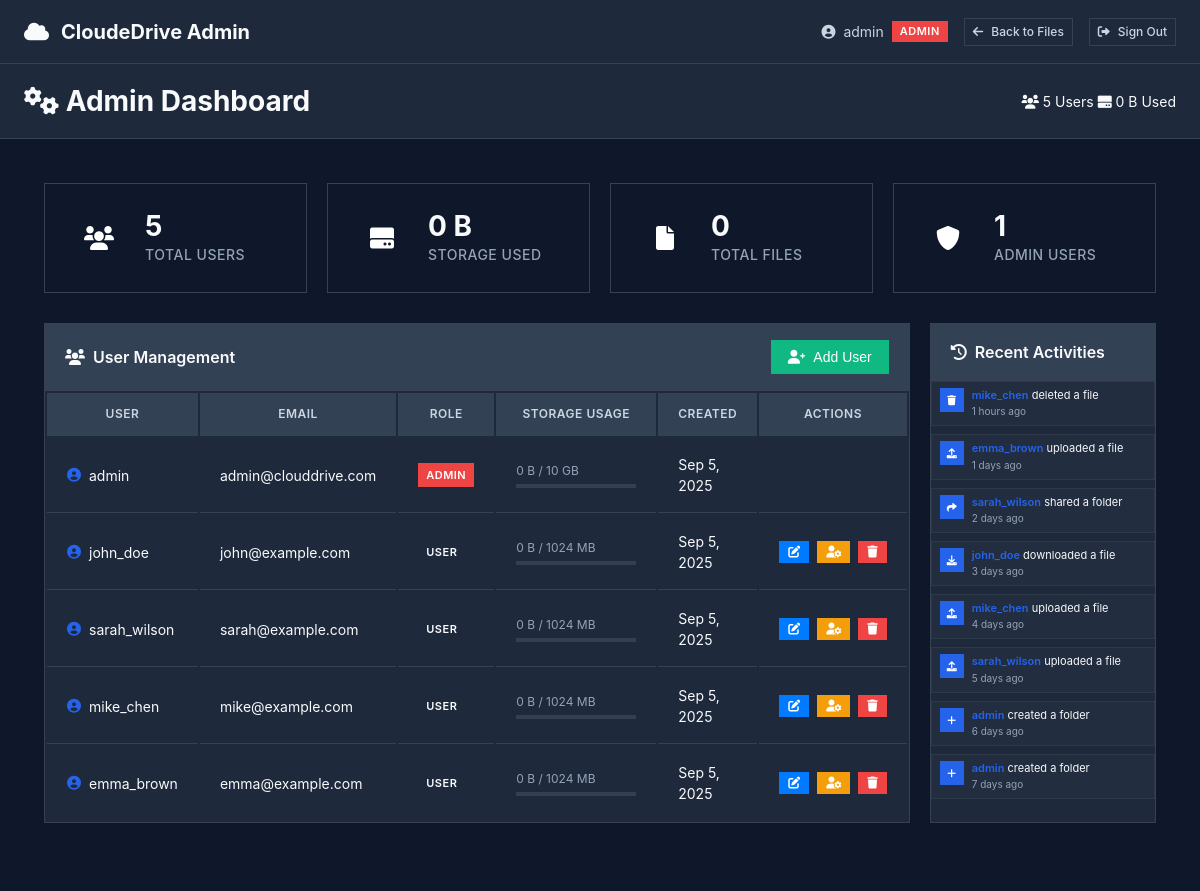
/admin.php (signed in), run on the app's committed database.
### tables this page shows
CREATE TABLE `users` (
  `id` int(11) NOT NULL,
  `username` varchar(50) NOT NULL,
  `email` varchar(100) NOT NULL,
  `password` varchar(255) NOT NULL,
  `role` enum('admin','user') DEFAULT 'user',
  `storage_limit` bigint(20) DEFAULT 10737418240,
  `used_storage` bigint(20) DEFAULT 0,
  `created_at` timestamp NOT NULL DEFAULT current_timestamp(),
  `updated_at` timestamp NOT NULL DEFAULT current_timestamp() ON UPDATE current_timestamp()
);

CREATE TABLE `activity_logs` (
  `id` int(11) NOT NULL,
  `user_id` int(11) NOT NULL,
  `action` varchar(100) NOT NULL,
  `resource_type` enum('file','folder') NOT NULL,
  `resource_id` int(11) NOT NULL,
  `details` longtext DEFAULT NULL CHECK (json_valid(`details`)),
  `ip_address` varchar(45) DEFAULT NULL,
  `user_agent` text DEFAULT NULL,
  `created_at` timestamp NOT NULL DEFAULT current_timestamp()
);

### config/database.php (called while the page is built, shortened)
<?php
class Database {
    private $host = 'localhost';
    private $db_name = 'cloude_drive';
    private $username = 'root';
    private $password = '';
    private $conn = null;
    public function connect() {
        try {
            $this->conn = new PDO(
                "mysql:host=" . $this->host . ";dbname=" . $this->db_name . ";charset=utf8mb4",
                $this->username,
                $this->password,
                [
                    PDO::ATTR_ERRMODE => PDO::ERRMODE_EXCEPTION,
                    PDO::ATTR_DEFAULT_FETCH_MODE => PDO::FETCH_ASSOC,
                    PDO::ATTR_EMULATE_PREPARES => false,
                    PDO::MYSQL_ATTR_INIT_COMMAND => "SET NAMES utf8mb4 COLLATE utf8mb4_unicode_ci"
                ]
            );
        } catch(PDOException $e) {
            error_log("Connection failed: " . $e->getMessage());
            throw new Exception("Database connection failed");
        }
        return $this->conn;
    }
}
function getDBConnection() {
    $database = new Database();
    return $database->connect();
}
?>

### classes/User.php (called while the page is built, shortened)
<?php
require_once __DIR__ . '/../config/database.php';
class User {
    private $conn;
    public function __construct() {
        $this->conn = getDBConnection();
    }
    public function getAllUsers() {
        try {
            $stmt = $this->conn->prepare("SELECT id, username, email, role, storage_limit, used_storage, created_at FROM users ORDER BY created_at DESC");
            $stmt->execute();
            return $stmt->fetchAll();
        } catch (Exception $e) {
            error_log("Get users error: " . $e->getMessage());
            return [];
        }
    }
    public function getTotalUsers() {
        try {
            $stmt = $this->conn->prepare("SELECT COUNT(*) as total FROM users");
            $stmt->execute();
            $result = $stmt->fetch();
            return $result['total'] ?? 0;
        } catch (Exception $e) {
            error_log("Get total users error: " . $e->getMessage());
            return 0;
        }
    }
    public function getUserById($userId) {
        try {
            $stmt = $this->conn->prepare("SELECT id, username, email, role, storage_limit, used_storage, created_at FROM users WHERE id = ?");
            $stmt->execute([$userId]);
            return $stmt->fetch();
        } catch (Exception $e) {
            error_log("Get user by ID error: " . $e->getMessage());
            return false;
        }
    }
}
?>

### admin.php (the view, shortened to what this page needs)
<?php
require_once 'config/database.php';
require_once 'classes/User.php';
$pdo = getDBConnection();
$user = new User();
$currentUser = $user->getUserById($_SESSION['user_id']);
$totalUsers = $user->getTotalUsers();
$allUsers = $user->getAllUsers();
$totalStorageUsed = 0;
foreach ($allUsers as $userData) {
    $totalStorageUsed += $userData['used_storage'] ?? 0;
}
try {
    $stmt = $pdo->prepare("
        SELECT al.*, u.username
        FROM activity_logs al
        LEFT JOIN users u ON al.user_id = u.id
        ORDER BY al.created_at DESC
        LIMIT 20
    ");
    $stmt->execute();
    $recentActivities = $stmt->fetchAll(PDO::FETCH_ASSOC);
} catch(PDOException $e) {
    $recentActivities = [];
}
?>
<!DOCTYPE html>
<html lang="en">
<head>
    <link href="https://cdnjs.cloudflare.com/ajax/libs/font-awesome/6.0.0/css/all.min.css" rel="stylesheet">
    <link href="assets/css/style.css" rel="stylesheet">
</head>
<body>
    <div class="main-layout">
        <nav class="navbar-professional">
            <div class="navbar-content">
                <a href="admin.php" class="navbar-brand">
                    <i class="fas fa-cloud"></i>
                    CloudeDrive Admin
                </a>
                <div class="navbar-actions">
                    <div class="user-info">
                        <i class="fas fa-user-circle"></i>
                        <span><?php echo htmlspecialchars($currentUser['username']); ?></span>
                        <span class="admin-badge">Admin</span>
                    </div>
                    <a href="index.php" class="btn-professional btn-outline btn-sm">
                        <i class="fas fa-arrow-left"></i>
                        Back to Files
                    </a>
                    <a href="api/logout.php" class="btn-professional btn-outline btn-sm">
                        <i class="fas fa-sign-out-alt"></i>
                        Sign Out
                    </a>
                </div>
            </div>
        </nav>
        <div class="toolbar">
            <div class="toolbar-content">
                <div class="toolbar-left">
                    <h1 class="page-title">
                        <i class="fas fa-cogs"></i>
                        Admin Dashboard
                    </h1>
                </div>
                <div class="toolbar-right">
                    <div class="stats-summary">
                        <span class="stat-item">
                            <i class="fas fa-users"></i>
                            <?php echo $totalUsers; ?> Users
                        </span>
                        <span class="stat-item">
                            <i class="fas fa-hdd"></i>
                            <?php echo formatFileSize($totalStorageUsed); ?> Used
                        </span>
                    </div>
                </div>
            </div>
        </div>
        <div class="main-content">
            <div class="container-professional">
            <div class="stats-grid">
                <div class="stat-card">
                    <div class="stat-icon">
                        <i class="fas fa-users"></i>
                    </div>
                    <div class="stat-content">
                        <div class="stat-number"><?php echo $totalUsers; ?></div>
                        <div class="stat-label">Total Users</div>
                    </div>
                </div>
                <div class="stat-card">
                    <div class="stat-icon">
                        <i class="fas fa-hdd"></i>
                    </div>
                    <div class="stat-content">
                        <div class="stat-number"><?php echo formatFileSize($totalStorageUsed); ?></div>
                        <div class="stat-label">Storage Used</div>
                    </div>
                </div>
                <div class="stat-card">
                    <div class="stat-icon">
                        <i class="fas fa-file"></i>
                    </div>
                    <div class="stat-content">
                        <div class="stat-number">
                            <?php
                            $fileCount = 0;
                            echo $fileCount;
                            ?>
                        </div>
                        <div class="stat-label">Total Files</div>
                    </div>
                </div>
                <div class="stat-card">
                    <div class="stat-icon">
                        <i class="fas fa-shield-alt"></i>
                    </div>
                    <div class="stat-content">
                        <div class="stat-number">
                            <?php echo count(array_filter($allUsers, function($u) { return $u['role'] === 'admin'; })); ?>
                        </div>
                        <div class="stat-label">Admin Users</div>
                    </div>
                </div>
            </div>
            <div style="display: grid; grid-template-columns: 2fr 1fr; gap: 20px;">
                <div class="card-professional">
                    <div class="card-header">
                        <div class="card-title">
                            <i class="fas fa-users"></i>
                            User Management
                        </div>
                        <button class="btn-professional btn-success" onclick="showAddUserModal()">
                            <i class="fas fa-user-plus"></i>
                            Add User
                        </button>
                    </div>
                    <div class="card-body">
                        <div class="table-container">
                            <table class="table-professional">
                                <thead>
                                    <tr>
                                        <th>User</th>
                                        <th>Email</th>
                                        <th>Role</th>
                                        <th>Storage Usage</th>
                                        <th>Created</th>
                                        <th>Actions</th>
                                    </tr>
                                </thead>
                                <tbody>
                                    <?php foreach ($allUsers as $userData): ?>
                                    <tr>
                                        <td>
                                            <div class="d-flex align-items-center">
                                                <i class="fas fa-user-circle" style="margin-right: 8px; color: var(--primary-color);"></i>
                                                <span><?php echo htmlspecialchars($userData['username']); ?></span>
                                            </div>
                                        </td>
                                        <td><?php echo htmlspecialchars($userData['email']); ?></td>
                                        <td>
                                            <span class="badge-professional <?php echo $userData['role'] === 'admin' ? 'badge-danger' : 'badge-primary'; ?>">
                                                <?php echo ucfirst($userData['role']); ?>
                                            </span>
                                        </td>
                                        <td>
                                            <div class="storage-usage">
                                                <div class="storage-text">
                                                    <?php echo formatFileSize($userData['used_storage'] ?? 0); ?> /
                                                    <?php echo formatFileSize($userData['storage_limit'] ?? DEFAULT_USER_STORAGE_LIMIT); ?>
                                                </div>
                                                <div class="progress-bar-container">
                                                </div>
                                            </div>
                                        </td>
                                        <td><?php echo date('M j, Y', strtotime($userData['created_at'])); ?></td>
                                        <td>
                                            <?php if ($userData['id'] != $currentUser['id']): ?>
                                            <div class="d-flex" style="gap: 8px;">
                                                <button class="btn-professional btn-primary btn-sm" onclick="editUser(<?php echo $userData['id']; ?>, '<?php echo htmlspecialchars($userData['username'], ENT_QUOTES); ?>', '<?php echo htmlspecialchars($userData['email'], ENT_QUOTES); ?>', '<?php echo $userData['role']; ?>', <?php echo $userData['storage_limit']; ?>)" title="Edit User">
                                                    <i class="fas fa-edit"></i>
                                                </button>
                                                <button class="btn-professional btn-warning btn-sm" onclick="toggleUserRole(<?php echo $userData['id']; ?>, '<?php echo $userData['role']; ?>')" title="Toggle Role">
                                                    <i class="fas fa-user-cog"></i>
                                                </button>
                                                <button class="btn-professional btn-danger btn-sm" onclick="deleteUser(<?php echo $userData['id']; ?>)" title="Delete User">
                                                    <i class="fas fa-trash"></i>
                                                </button>
                                            </div>
                                            <?php endif; ?>
                                        </td>
                                    </tr>
                                    <?php endforeach; ?>
                                </tbody>
                            </table>
                        </div>
                    </div>
                </div>
                <div class="card-professional">
                    <div class="card-header">
                        <div class="card-title">
                            <i class="fas fa-history"></i>
                            Recent Activities
                        </div>
                    </div>
                    <div class="card-body" style="max-height: 500px; overflow-y: auto;">
                        <?php if (!empty($recentActivities)): ?>
                            <div class="activity-list-compact">
                                <?php foreach (array_slice($recentActivities, 0, 10) as $activity): ?>
                                <div class="activity-item-compact">
                                    <div class="activity-icon-small">
                                        <i class="fas fa-<?php echo getActivityIcon($activity['action']); ?>"></i>
                                    </div>
                                    <div class="activity-content-compact">
                                        <div class="activity-text-small">
                                            <strong><?php echo htmlspecialchars($activity['username'] ?? 'Unknown'); ?></strong>
                                            <?php echo getActivityText($activity['action'], $activity['resource_type']); ?>
                                        </div>
                                        <div class="activity-time-small">
                                            <?php echo timeAgo($activity['created_at']); ?>
                                        </div>
                                    </div>
                                </div>
                                <?php endforeach; ?>
                            </div>
                        <?php endif; ?>
                    </div>
                </div>
            </div>
            </div>
        </div>
    </div>
</body>
</html>
<?php
function formatFileSize($bytes) {
    $units = ['B', 'KB', 'MB', 'GB', 'TB'];
    for ($i = 0; $bytes > 1024 && $i < count($units) - 1; $i++) {
        $bytes /= 1024;
    }
    return round($bytes, 2) . ' ' . $units[$i];
}
function getActivityIcon($action) {
    $icons = [
        'upload' => 'upload',
        'download' => 'download',
        'delete' => 'trash',
        'create' => 'plus',
        'share' => 'share',
        'update_permissions' => 'user-cog',
        'remove_access' => 'user-times'
    ];
    return $icons[$action] ?? 'circle';
}
function getActivityText($action, $resourceType) {
    $texts = [
        'upload' => "uploaded a {$resourceType}",
        'download' => "downloaded a {$resourceType}",
        'delete' => "deleted a {$resourceType}",
        'create' => "created a {$resourceType}",
        'share' => "shared a {$resourceType}",
        'update_permissions' => "updated {$resourceType} permissions",
        'remove_access' => "removed {$resourceType} access"
    ];
    return $texts[$action] ?? "performed an action on {$resourceType}";
}
?>
</body>
</html>
<?php
function timeAgo($datetime) {
    $time = time() - strtotime($datetime);
    if ($time < 86400) return floor($time/3600) . ' hours ago';
    if ($time < 2592000) return floor($time/86400) . ' days ago';
    return date('M j, Y', strtotime($datetime));
}
?>

### data on the page
users: username "admin", email "admin@clouddrive.com", role "ADMIN", used_storage "0 B", storage_limit "10 GB", created_at "Sep 5, 2025"
users: username "john_doe", email "john@example.com", role "USER", used_storage "0 B", storage_limit "1024 MB", created_at "Sep 5, 2025"
users: username "sarah_wilson", email "sarah@example.com", role "USER", used_storage "0 B", storage_limit "1024 MB", created_at "Sep 5, 2025"
users: username "mike_chen", email "mike@example.com", role "USER", used_storage "0 B", storage_limit "1024 MB", created_at "Sep 5, 2025"
users: username "emma_brown", email "emma@example.com", role "USER", used_storage "0 B", storage_limit "1024 MB", created_at "Sep 5, 2025"
activity_logs: user.username "mike_chen", action+resource_type "deleted a file", created_at "1 hours ago"
activity_logs: user.username "emma_brown", action+resource_type "uploaded a file", created_at "1 days ago"
activity_logs: user.username "sarah_wilson", action+resource_type "shared a folder", created_at "2 days ago"
activity_logs: user.username "john_doe", action+resource_type "downloaded a file", created_at "3 days ago"
activity_logs: user.username "mike_chen", action+resource_type "uploaded a file", created_at "4 days ago"
activity_logs: user.username "sarah_wilson", action+resource_type "uploaded a file", created_at "5 days ago"
activity_logs: user.username "admin", action+resource_type "created a folder", created_at "6 days ago"
activity_logs: user.username "admin", action+resource_type "created a folder", created_at "7 days ago"

### other printed values
$totalUsers "5"
formatFileSize($totalStorageUsed) "0 B"
$fileCount "0"
